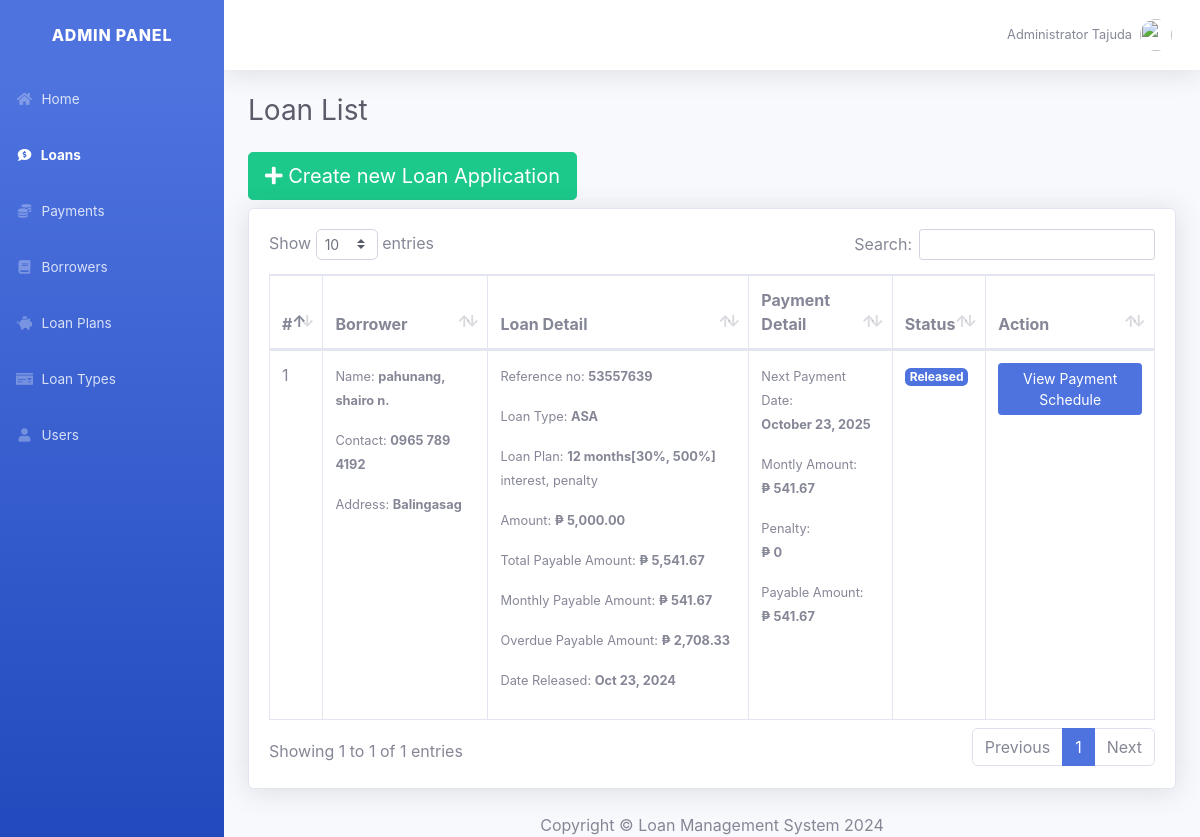
The page /loan.php (signed in) on the database its author committed.
### tables this page shows
CREATE TABLE `user` (
  `user_id` int(11) NOT NULL,
  `username` varchar(30) NOT NULL,
  `password` varchar(30) NOT NULL,
  `firstname` text NOT NULL,
  `lastname` text NOT NULL
);

CREATE TABLE `loan` (
  `loan_id` int(11) NOT NULL,
  `ref_no` varchar(50) NOT NULL,
  `ltype_id` int(30) NOT NULL,
  `borrower_id` int(30) NOT NULL,
  `purpose` text NOT NULL,
  `amount` double NOT NULL,
  `lplan_id` int(30) NOT NULL,
  `status` tinyint(1) NOT NULL COMMENT '0=request, 1=confirmed, 2=released, 3=completed, 4=denied',
  `date_released` datetime NOT NULL,
  `date_created` datetime NOT NULL
);

CREATE TABLE `borrower` (
  `borrower_id` int(11) NOT NULL,
  `firstname` varchar(100) NOT NULL,
  `middlename` varchar(100) NOT NULL,
  `lastname` varchar(100) NOT NULL,
  `contact_no` varchar(15) NOT NULL,
  `address` text NOT NULL,
  `email` varchar(30) NOT NULL,
  `tax_id` varchar(20) NOT NULL
);

CREATE TABLE `loan_type` (
  `ltype_id` int(11) NOT NULL,
  `ltype_name` text NOT NULL,
  `ltype_desc` text NOT NULL
);

CREATE TABLE `loan_plan` (
  `lplan_id` int(11) NOT NULL,
  `lplan_month` int(11) NOT NULL,
  `lplan_interest` float NOT NULL,
  `lplan_penalty` int(11) NOT NULL
);

CREATE TABLE `loan_schedule` (
  `loan_sched_id` int(50) NOT NULL,
  `loan_id` int(11) NOT NULL,
  `due_date` date NOT NULL
);

### config.php (called while the page is built, shortened)
<?php
	class db_connect{
		public $host = db_host;
		public $user = db_user;
		public $pass = db_pass;
		public $name = db_name;
		public function connect(){
			$this->conn = new mysqli($this->host, $this->user, $this->pass, $this->name);
			return true;
		}
	}
?>

### class.php (called while the page is built, shortened)
<?php
	require_once'config.php';
	class db_class extends db_connect{
		public function user_acc($user_id){
			$query=$this->conn->prepare("SELECT * FROM `user` WHERE `user_id`='$user_id'") or die($this->conn->error);
			if($query->execute()){
				$result=$query->get_result();
				$fetch=$result->fetch_array();
				return $fetch['firstname']." ".$fetch['lastname'];
			}
		}
		public function display_loan(){
			$query=$this->conn->prepare("SELECT * FROM `loan` INNER JOIN `borrower` ON loan.borrower_id=borrower.borrower_id INNER JOIN `loan_type` ON loan.ltype_id=loan_type.ltype_id INNER JOIN `loan_plan` ON loan.lplan_id=loan_plan.lplan_id") or die($this->conn->error);
			if($query->execute()){
				$result = $query->get_result();
				return $result;
			}
		}
	}
?>

### loan.php (the view, shortened to what this page needs)
<?php
	require_once'class.php';
	$db=new db_class();
?>
<!DOCTYPE html>
<html lang="en">
<head>
    <link href="fontawesome-free/css/all.min.css" rel="stylesheet" type="text/css">
    <link href="css/sb-admin-2.css" rel="stylesheet">
    <link href="css/dataTables.bootstrap4.css" rel="stylesheet">
    <link href="css/select2.css" rel="stylesheet">
</head>
<body id="page-top">
    <div id="wrapper">
        <ul class="navbar-nav bg-gradient-primary sidebar sidebar-dark accordion" id="accordionSidebar">
            <a class="sidebar-brand d-flex align-items-center justify-content-center" href="index.html">
                <div class="sidebar-brand-text mx-3">ADMIN PANEL</div>
            </a>
            <li class="nav-item">
                <a class="nav-link" href="home.php">
                    <i class="fas fa-fw fa-home"></i>
                    <span>Home</span></a>
            </li>
			<li class="nav-item active">
                <a class="nav-link" href="loan.php">
                    <i class="fas fa-fw fas fa-comment-dollar"></i>
                    <span>Loans</span></a>
            </li>
			<li class="nav-item">
                <a class="nav-link" href="payment.php">
                    <i class="fas fa-fw fas fa-coins"></i>
                    <span>Payments</span></a>
            </li>
			<li class="nav-item">
                <a class="nav-link" href="borrower.php">
                    <i class="fas fa-fw fas fa-book"></i>
                    <span>Borrowers</span></a>
            </li>
			<li class="nav-item">
                <a class="nav-link" href="loan_plan.php">
                    <i class="fas fa-fw fa-piggy-bank"></i>
                    <span>Loan Plans</span></a>
            </li>
			<li class="nav-item">
                <a class="nav-link" href="loan_type.php">
                    <i class="fas fa-fw fa-money-check"></i>
                    <span>Loan Types</span></a>
            </li>
			<li class="nav-item">
                <a class="nav-link" href="user.php">
                    <i class="fas fa-fw fa-user"></i>
                    <span>Users</span></a>
            </li>
        </ul>
        <div id="content-wrapper" class="d-flex flex-column">
            <div id="content">
                <nav class="navbar navbar-expand navbar-light bg-white topbar mb-4 static-top shadow">
                    <ul class="navbar-nav ml-auto">
                        <li class="nav-item dropdown no-arrow">
                            <a class="nav-link dropdown-toggle" href="#" id="userDropdown" role="button"
                                data-toggle="dropdown" aria-haspopup="true" aria-expanded="false">
                                <span class="mr-2 d-none d-lg-inline text-gray-600 small"><?php echo $db->user_acc($_SESSION['user_id'])?></span>
                                <img class="img-profile rounded-circle"
                                    src="image/admin_profile.svg">
                            </a>
                        </li>
                    </ul>
                </nav>
                <div class="container-fluid">
                    <div class="d-sm-flex align-items-center justify-content-between mb-4">
                        <h1 class="h3 mb-0 text-gray-800">Loan List</h1>
                    </div>
					<button class="mb-2 btn btn-lg btn-success" href="#" data-toggle="modal" data-target="#addModal"><span class="fa fa-plus"></span> Create new Loan Application</button>
                    <div class="card shadow mb-4">
                        <div class="card-body">
                            <div class="table-responsive">
                                <table class="table table-bordered" id="dataTable" width="100%" cellspacing="0">
                                    <thead>
                                        <tr>
                                            <th>#</th>
                                            <th>Borrower</th>
                                            <th>Loan Detail</th>
                                            <th>Payment Detail</th>
                                            <th>Status</th>
                                            <th>Action</th>
                                        </tr>
                                    </thead>
                                    <tbody>
										<?php
											$tbl_loan=$db->display_loan();
											$i=1;
											while($fetch=$tbl_loan->fetch_array()){
										?>
                                        <tr>
											<td><?php echo $i++;?></td>
											<td>
												<p><small>Name: <strong><?php echo $fetch['lastname'].", ".$fetch['firstname']." ".substr($fetch['middlename'], 0, 1)."."?></strong></small></p>
												<p><small>Contact: <strong><?php echo $fetch['contact_no']?></strong></small></p>
												<p><small>Address: <strong><?php echo $fetch['address']?></strong></small></p>
											</td>
											<td>
												<p><small>Reference no: <strong><?php echo $fetch['ref_no']?></strong></small></p>
												<p><small>Loan Type: <strong><?php echo $fetch['ltype_name']?></strong></small></p>
												<p><small>Loan Plan: <strong><?php echo $fetch['lplan_month']." months[".$fetch['lplan_interest']."%, ".$fetch['lplan_penalty']."%]"?></strong> interest, penalty</small></p>
												<?php
													$monthly =($fetch['amount'] + ($fetch['amount'] * ($fetch['lplan_interest']/100))) / $fetch['lplan_month'];
													$penalty=$monthly * ($fetch['lplan_penalty']/100);
													$totalAmount=$fetch['amount']+$monthly;
												?>
												<p><small>Amount: <strong><?php echo "&#8369; ".number_format($fetch['amount'], 2)?></strong></small></p>
												<p><small>Total Payable Amount: <strong><?php echo "&#8369; ".number_format($totalAmount, 2)?></strong></small></p>
												<p><small>Monthly Payable Amount: <strong><?php echo "&#8369; ".number_format($monthly, 2)?></strong></small></p>
												<p><small>Overdue Payable Amount: <strong><?php echo "&#8369; ".number_format($penalty, 2)?></strong></small></p>
												<?php
													if (preg_match('/[1-9]/', $fetch['date_released'])){
														echo '<p><small>Date Released: <strong>'.date("M d, Y", strtotime($fetch['date_released'])).'</strong></small></p>';
													}
												?>
											</td>
											<td>
												<?php
													$payment=$db->conn->query("SELECT * FROM `payment` WHERE `loan_id`='$fetch[loan_id]'") or die($this->conn->error);
													$paid = $payment->num_rows;
													$offset = $paid > 0 ? " offset $paid ": "";
													if($fetch['status'] == 2){
														$next = $db->conn->query("SELECT * FROM `loan_schedule` WHERE `loan_id`='$fetch[loan_id]' ORDER BY date(due_date) ASC limit 1 $offset ")->fetch_assoc()['due_date'];
														$add = (date('Ymd',strtotime($next)) < date("Ymd") ) ?  $penalty : 0;
														echo "<p><small>Next Payment Date: <br /><strong>".date('F d, Y',strtotime($next))."</strong></small></p>";
														echo "<p><small>Montly Amount: <br /><strong>&#8369; ".number_format($monthly, 2)."</strong></small></p>";
														echo "<p><small>Penalty: <br /><strong>&#8369; ".$add."</strong></small></p>";
														echo "<p><small>Payable Amount: <br /><strong>&#8369; ".number_format($monthly+$add, 2)."</strong></small></p>";
													}
												?>
											</td>
											<td>
												<?php
													if($fetch['status']==0){
														echo '<span class="badge badge-warning">For Approval</span>';
													}else if($fetch['status']==1){
														echo '<span class="badge badge-info">Approved</span>';
													}else if($fetch['status']==2){
														echo '<span class="badge badge-primary">Released</span>';
													}else if($fetch['status']==3){
														echo '<span class="badge badge-success">Completed</span>';
													}else if($fetch['status']==4){
														echo '<span class="badge badge-danger">Denied</span>';
													}
												?>
											</td>
                                            <td>
												<?php
													if($fetch['status']==2){
												?>
													<button class="btn btn-sm btn-primary" href="#" data-toggle="modal" data-target="#viewSchedule<?php echo $fetch['loan_id']?>">View Payment Schedule</button>
												<?php
													}else if($fetch['status']==3){
												?>
													<button class="btn btn-lg btn-success" readonly="readonly">COMPLETED</button>
												<?php
													}
												?>
											</td>
                                        </tr>
										<?php
											}
										?>
                                    </tbody>
                                </table>
                            </div>
						</div>
                    </div>
				</div>
            <footer class="stocky-footer">
                <div class="container my-auto">
                    <div class="copyright text-center my-auto">
                        <span>Copyright &copy; Loan Management System <?php echo date("Y")?></span>
                    </div>
                </div>
            </footer>
        </div>
    </div>
</body>
</html>

### rows shown on the page
user: $db->user_acc($_SESSION['user_id']) "Administrator Tajuda"
loan: borrower.lastname "pahunang", borrower.firstname "shairo", borrower.middlename "n", borrower.contact_no "0965 789 4192", borrower.address "Balingasag", ref_no "53557639", ltype.ltype_name "ASA", lplan.lplan_month "12", lplan.lplan_interest "30", lplan.lplan_penalty "500", amount "5,000.00", amount.lplan_month "5,541.67", amount.lplan_month "541.67", amount.lplan_penalty "2,708.33", date_released "Oct 23, 2024", loan_id.due_date "October 23, 2025", loan_id.due_date "0", $monthly+$add "541.67", status "Released"
